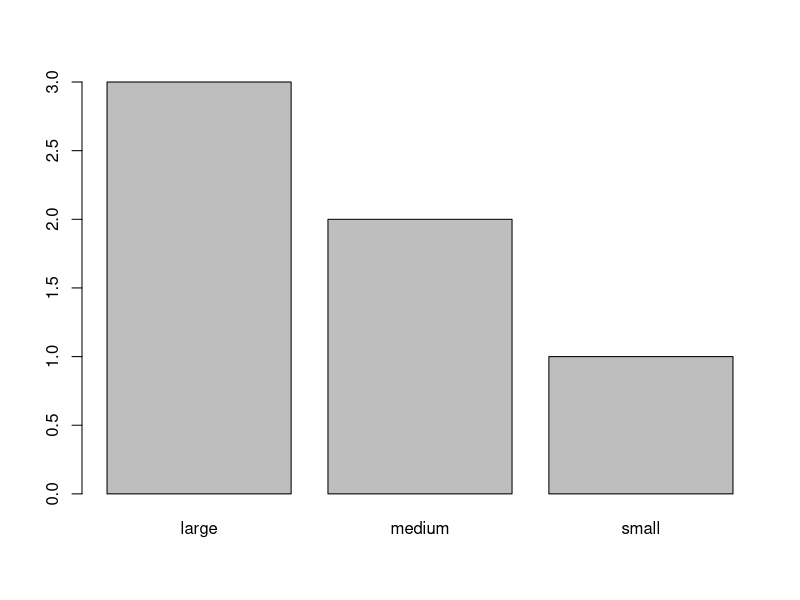
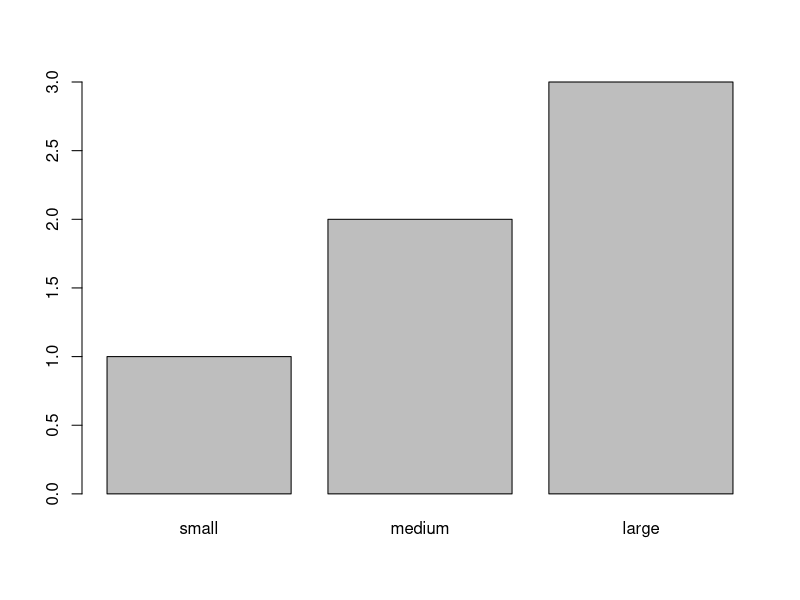

Generate these figures, in order, with R:
## ---- chunk 1

1 + 1

(-3)^2

# here's a comment. comments do not get executed even if they contain valid code

# 2 + 2

# write a sum of your own. 
# run the code and make sure you get the answer you're expecting

## ---- chunk 2

# numeric
c(1, 2, 3, 4, 5)

# colon can be used to produce a vector of integers
1:5 

5:1

1 # is just a numeric vector of length 1

## ---- chunk 3
# character
c("hello", "world")

# logical
c(TRUE, FALSE)
## ---- chunk 4

numbers <- c(1, 2, 3, 4, 5)

## ---- chunk 5

# removing objects from the Environment

rm(numbers) # remove a particular object by name

rm(list = ls()) # remove everything in the global environment

# or you can click the charming little sweeping brush

## ---- chunk 6
number <- 1

number * 2

number <- 2

number * 2
## ---- chunk 7
number <- 1

number <- number * 2

number
## ---- chunk 8

sum(c(1, 2, 3, 4, 5))

# use sum() to get the total of a vector of numbers of your own
# run the code and make sure you get the answer you're expecting

## ---- chunk 9
numbers <- c(1, 2, 3, 4, 5)

sum(numbers)

length(numbers)

mean(numbers)

sd(numbers)

min(numbers)

max(numbers)
## ---- chunk 10
seq(from = 1, to = 10, by = 2)
## ---- chunk 11

seq(1, 10, 2)

## ---- chunk 12
seq(from = 1, by = 2, length.out = 6)
## ---- chunk 13
sqrt(mean(seq(1, 10, 2)))
## ---- chunk 14

numbers <- c(3, 1, 4, 1, 5, 9)

numbers[1]

numbers[c(1, 3)]

numbers[1:3]

## ---- chunk 15

numbers <- c(1, 2, 3, 4, 5)

numbers * 2

6 - numbers

numbers * c(1, 2)

numbers * numbers

## ---- chunk 16

sd(numbers) / length(numbers) # standard error

numbers - mean(numbers) # deviations

(numbers - mean(numbers))^2 # squared deviations

# can you compute the sum of squared deviations?
## ---- chunk 17

numbers <- c(1, 2, 3, 4, 5, 3)

3 == numbers

3 != numbers

# check if a value is in a vector at least once
3 %in% numbers

6 %in% numbers

# check if something is FALSE
!6 %in% numbers

3 >= numbers
## ---- chunk 18
numbers[numbers > 3]
## ---- chunk 19
#| warning: true

numbers <- c(1, 2, 3, 4, 5)
numbers

numbers <- c(1, 2, "three", 4, 5)
numbers 

numbers <- c(1, 2, "3", 4, 5)
numbers

mean(numbers)

## ---- chunk 20

1 < "2"

22 < "11"

3 > "two"

# why?
## ---- chunk 21
# doing math with logicals

bool <- c(TRUE, FALSE, FALSE, TRUE)
bool 

as.numeric(bool)

sum(bool) # count of TRUEs

mean(bool) # proportion of TRUEs
## ---- chunk 22

data <- c("female", "male", "male", "female")

data_factor <- factor(data)

data_factor

as.numeric(data_factor)
## ---- chunk 23

data <- c(1, 2, 2, 1) # gender coded numerically

factor(data, levels = c(1, 2), labels = c("female", "male"))
## ---- chunk 24

# with no order specified; levels are listed alphabetically

data <- c("medium", "small", "large", "medium", "large", "large")

unordered <- factor(data) 

plot(unordered)

## ---- chunk 25
ordered <- factor(data, 
                  levels = c("small", "medium", "large"), 
                  ordered = TRUE)

plot(ordered)
## ---- chunk 26

numbers <- c(1, 2, NA, 4, 5)

mean(numbers)

# can you solve the problem by looking at the help page for the mean function?

## ---- chunk 27
df <- data.frame(a = c(1, 2, 3),
                 b = c("one", "two", "three"),
                 c = c(1, 2, "3"),
                 d = c(1, 2, NA),
                 e = c(TRUE, FALSE, FALSE),
                 f = factor(c("female", "female", "male")))

str(df)

summary(df)
## ---- chunk 28

df$a
  
## ---- chunk 29

df$a * 2

mean(df$a)

table(df$f)
